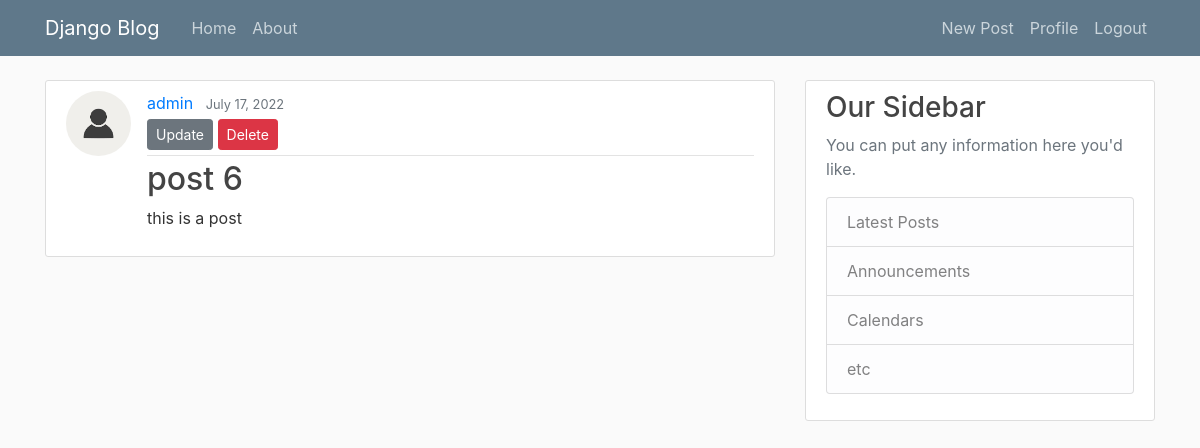
Page /posts/8/ (signed in) on the committed database.
### blog/models.py (models this page shows, shortened)
class Post(models.Model):
    title = models.CharField(max_length=100)
    content = models.TextField()
    date_posted = models.DateTimeField(default=timezone.now)
    author = models.ForeignKey(User, on_delete=models.CASCADE)

### users/models.py (models this page shows, shortened)
class Profile(models.Model):
    user = models.OneToOneField(User, on_delete=models.CASCADE)
    image = models.ImageField(upload_to='profile_pics', default='default.png')

### blog/views.py (the view)
# urls.py: path("posts/<int:pk>/", PostDetailView.as_view(), name="post-detail"),
class PostDetailView(LoginRequiredMixin, DetailView):
    model = Post
    def get_context_data(self, **kwargs):
        context = super().get_context_data(**kwargs)
        context['title'] = 'Post Detail'
        return context

### blog/templates/blog/post_detail.html
{% extends "blog/base.html" %}
{% block content %}
    <article class="media content-section">
        <img class="rounded-circle article-img" src="{{ object.author.profile.image.url }}" alt="author-profile">
        <div class="media-body">
        <div class="article-metadata">
            <a class="mr-2" href="{% url 'user-posts' object.author.username %}">{{ object.author }}</a>
            <small class="text-muted">{{ object.date_posted | date:"F d, Y" }}</small>
            {% if object.author == user %}
                <div>
                    <a class="btn btn-sm btn-secondary mb-1 mt-1" href="{% url 'post-update' object.id %}">Update</a>
                    <a class="btn btn-sm btn-danger mb-1 mt-1" href="{% url 'post-delete' object.id %}">Delete</a>
                </div>
            {% endif %}
        </div>
        <h2 class="article-title">{{ object.title }}</h2>
        <p class="article-content">{{ object.content }}</p>
        </div>
    </article>
{% endblock content %}

### blog/static/blog/main.css (style rules this page uses)
body { background: #fafafa; color: #333333; margin-top: 5rem; }
h1, h2, h3, h4, h5, h6 { color: #444444; }
.content-section { background: #ffffff; padding: 10px 20px; border: 1px solid #dddddd; border-radius: 3px; margin-bottom: 20px; }
.article-title { color: #444444; }
.article-content { white-space: pre-line; }
.article-img { height: 65px; width: 65px; margin-right: 16px; }
.article-metadata { padding-bottom: 1px; margin-bottom: 4px; border-bottom: 1px solid #e3e3e3 }

### rows in the picture
Post: author.profile.image (picture), author "admin", date_posted "July 17, 2022", title "post 6", content "this is a post"
